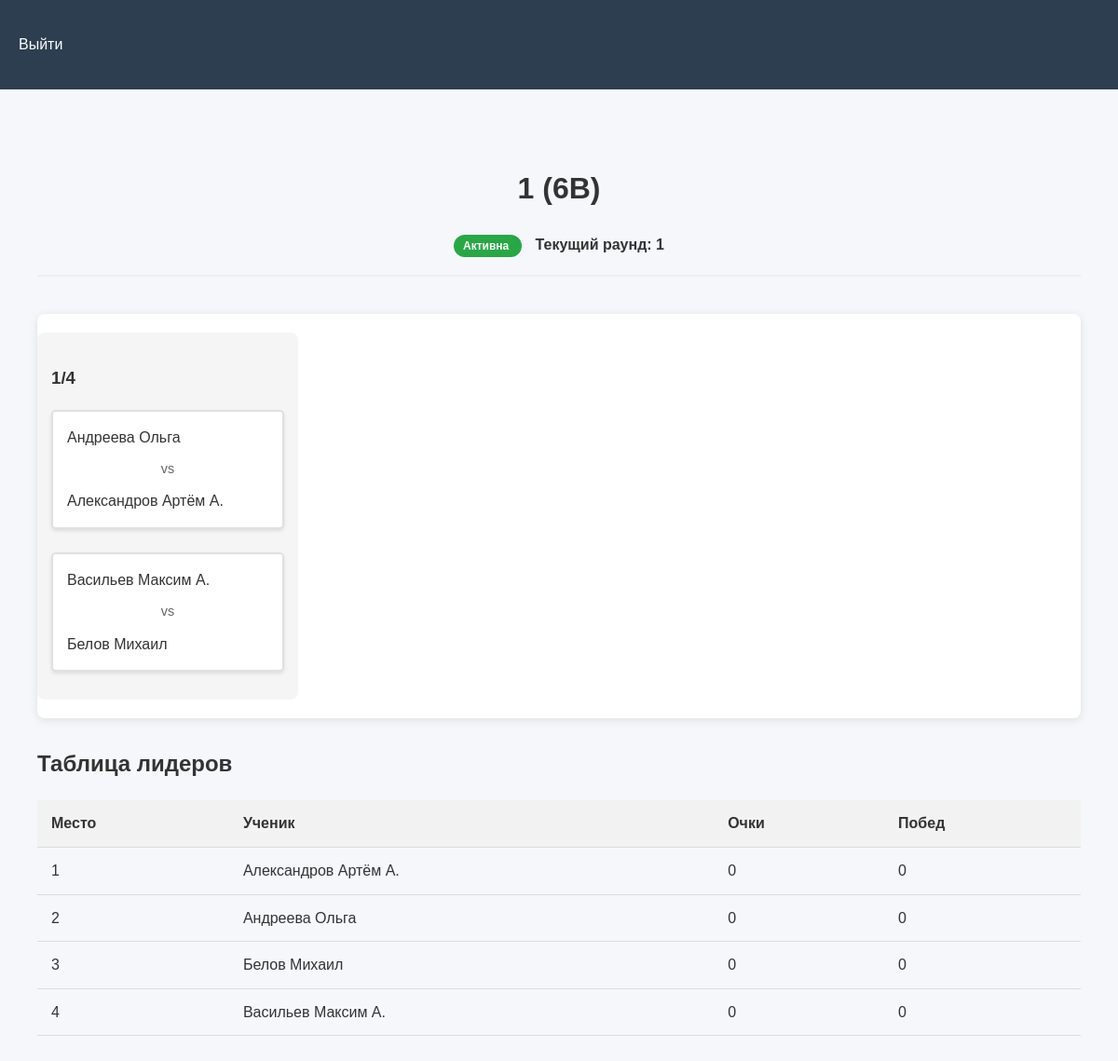
The app's page /duel/8 with its own data.
### tables this page shows
CREATE TABLE math_duels (
            id INTEGER PRIMARY KEY,
            class_id INTEGER NOT NULL,
            name TEXT NOT NULL,
            created_at TIMESTAMP DEFAULT CURRENT_TIMESTAMP,
            current_round INTEGER DEFAULT 1,
            status TEXT DEFAULT 'active',
            FOREIGN KEY (class_id) REFERENCES classes (id)
        );

CREATE TABLE classes (
            id INTEGER PRIMARY KEY,
            name TEXT NOT NULL UNIQUE
        );

CREATE TABLE duel_matches (
    id INTEGER PRIMARY KEY,
    duel_id INTEGER NOT NULL,
    round_number INTEGER NOT NULL,
    bracket_type TEXT NOT NULL CHECK(bracket_type IN ('1/64', '1/32', '1/16', '1/8', '1/4', '1/2', 'final')),
    student1_id INTEGER,
    student2_id INTEGER,
    task_id INTEGER,
    winner_id INTEGER,
    generated_task TEXT,          -- Добавлено для хранения сгенерированных заданий
    correct_answer TEXT,          -- Добавлено для хранения правильных ответов
    created_at TIMESTAMP DEFAULT CURRENT_TIMESTAMP,
    FOREIGN KEY (duel_id) REFERENCES math_duels(id),
    FOREIGN KEY (student1_id) REFERENCES students(id),
    FOREIGN KEY (student2_id) REFERENCES students(id),
    FOREIGN KEY (task_id) REFERENCES tasks(id),
    FOREIGN KEY (winner_id) REFERENCES students(id),
    CHECK (
        (student1_id IS NOT NULL OR student2_id IS NOT NULL) AND
        (winner_id IS NULL OR winner_id IN (student1_id, student2_id))
)
        );

CREATE TABLE students (
            id INTEGER PRIMARY KEY,
            name TEXT NOT NULL,
            class_id INTEGER,
            FOREIGN KEY (class_id) REFERENCES classes (id)
        );

CREATE TABLE duel_participants (
            duel_id INTEGER NOT NULL,
            student_id INTEGER NOT NULL,
            points INTEGER DEFAULT 0,
            position INTEGER DEFAULT 0,
            FOREIGN KEY (duel_id) REFERENCES math_duels (id),
            FOREIGN KEY (student_id) REFERENCES students (id),
            PRIMARY KEY (duel_id, student_id)
        );

### app.py (the view)
@app.route('/duel/<int:duel_id>')
def view_duel(duel_id):
    conn = create_connection()
    try:
        cursor = conn.cursor()
        cursor.execute("""
            SELECT md.*, c.name as class_name
            FROM math_duels md
            JOIN classes c ON md.class_id = c.id
            WHERE md.id = ?
        """, (duel_id,))
        duel = cursor.fetchone()
        cursor.execute("""
            SELECT dm.*,
                   s1.name as student1_name,
                   s2.name as student2_name,
                   t.title as task_title
            FROM duel_matches dm
            LEFT JOIN students s1 ON dm.student1_id = s1.id
            LEFT JOIN students s2 ON dm.student2_id = s2.id
            LEFT JOIN tasks t ON dm.task_id = t.id
            WHERE dm.duel_id = ?
            ORDER BY dm.round_number, dm.bracket_type
        """, (duel_id,))
        matches = cursor.fetchall()
        cursor.execute("""
            SELECT s.id, s.name, dp.points,
                   (SELECT COUNT(*) FROM duel_matches
                    WHERE (student1_id = s.id OR student2_id = s.id)
                    AND winner_id = s.id) as wins
            FROM duel_participants dp
            JOIN students s ON dp.student_id = s.id
            WHERE dp.duel_id = ?
            ORDER BY dp.points DESC
        """, (duel_id,))
        participants = cursor.fetchall()
        cursor.execute("SELECT id, title FROM tasks")
        all_tasks = cursor.fetchall()
        return render_template('view_duel.html',
                            duel=duel,
                            matches=matches,
                            participants=participants,
                            all_tasks=all_tasks)
    except Error as e:
        flash(f"Ошибка базы данных: {e}", "error")
        return redirect(url_for('admin_dashboard'))
    finally:
        conn.close()

### app.py (called while the page is built)
@app.before_request
def check_concurrent_users():
    if request.path.startswith('/student'):
        if len(session) > 40:
            abort(503, "Сервер перегружен, попробуйте позже")

### db.py (called while the page is built)
def create_connection(db_file="database.db"):
    conn = None
    try:
        conn = sqlite3.connect(
            db_file,
            timeout=30,  # 30 секунд ожидания при блокировке
            check_same_thread=False  # Для многопоточной работы
        )
        conn.row_factory = sqlite3.Row
        conn.execute("PRAGMA journal_mode=WAL")
        conn.execute("PRAGMA synchronous=NORMAL")
        return conn
    except Error as e:
        app.logger.error(f"Ошибка подключения: {e}")
        return None

### templates/view_duel.html (shortened to what this page needs)
{% extends "base.html" %}
{% block content %}
<div class="duel-container">
    <div class="duel-header">
        <h1>{{ duel.name }} ({{ duel.class_name }})</h1>
        <div class="duel-meta">
            <span class="badge {% if duel.status == 'active' %}badge-active{% else %}badge-finished{% endif %}">
                {% if duel.status == 'active' %}Активна{% else %}Завершена{% endif %}
            </span>
            <span class="current-round">Текущий раунд: {{ duel.current_round }}</span>
        </div>
    </div>
    <div class="tournament-bracket">
        {% for stage in ['1/64', '1/32', '1/16', '1/8', '1/4', '1/2', 'final'] %}
            {% set stage_matches = matches|selectattr('bracket_type', 'equalto', stage)|list %}
            {% if stage_matches %}
                <div class="bracket-stage">
                    <h3>{{ stage }}</h3>
                    <div class="matches-container">
                        {% for match in stage_matches %}
                            <div class="match {% if match.winner_id %}match-completed{% endif %}">
                                <div class="player {% if match.winner_id == match.student1_id %}winner{% endif %}">
                                    {{ match.student1_name or "TBD" }}
                                </div>
                                <div class="vs">vs</div>
                                <div class="player {% if match.winner_id == match.student2_id %}winner{% endif %}">
                                    {{ match.student2_name or "TBD" }}
                                </div>
                            </div>
                        {% endfor %}
                    </div>
                </div>
            {% endif %}
        {% endfor %}
    </div>
    <div class="leaderboard mt-4">
        <h2>Таблица лидеров</h2>
        <table class="table">
            <thead>
                <tr>
                    <th>Место</th>
                    <th>Ученик</th>
                    <th>Очки</th>
                    <th>Побед</th>
                </tr>
            </thead>
            <tbody>
                {% for participant in participants %}
                <tr>
                    <td>{{ loop.index }}</td>
                    <td>{{ participant.name }}</td>
                    <td>{{ participant.points }}</td>
                    <td>{{ participant.wins }}</td>
                </tr>
                {% endfor %}
            </tbody>
        </table>
    </div>
</div>
{% endblock %}

### static/style.css (style rules this page uses)
body { font-family: 'Arial', sans-serif; margin: 0; padding: 0; background-color: #f5f7fa; color: #333; line-height: 1.6; }
.badge { padding: 3px 8px; border-radius: 12px; font-size: 12px; }
.match { border: 1px solid #ddd; padding: 10px; border-radius: 5px; background: #f9f9f9; }
.vs { margin: 0 10px; color: #666; }
.match { position: relative; border: 2px solid #e0e0e0; border-radius: 8px; padding: 15px; margin-bottom: 15px; background: white; box-shadow: 0 2px 5px rgba(0,0,0,0.1); transition: all 0.3s ease; }
.player { padding: 5px; }
.vs { text-align: center; margin: 5px 0; color: #666; }
.tournament-bracket { margin-top: 40px; background: white; padding: 20px; border-radius: 8px; box-shadow: 0 2px 10px rgba(0,0,0,0.1); }
.bracket-stage { min-width: 250px; background: #f8f9fa; border-radius: 8px; padding: 15px; }
.matches-container { display: flex; flex-direction: column; gap: 10px; }
.vs { text-align: center; margin: 5px 0; color: #666; font-size: 0.9em; }

### templates/view_duel.html (style rules this page uses)
.duel-container { max-width: 1200px; margin: 0 auto; padding: 20px; }
.duel-header { text-align: center; margin-bottom: 30px; padding-bottom: 20px; border-bottom: 2px solid #eee; }
.badge { padding: 5px 10px; border-radius: 20px; font-weight: bold; }
.badge-active { background-color: #28a745; color: white; }
.current-round { margin-left: 15px; font-weight: bold; }
.tournament-bracket { display: flex; overflow-x: auto; gap: 20px; padding: 20px 0; margin-bottom: 30px; }
.bracket-stage { min-width: 250px; background: #f5f5f5; border-radius: 8px; padding: 15px; }
.matches-container { display: flex; flex-direction: column; gap: 10px; }
.match { background: white; padding: 10px; border-radius: 5px; box-shadow: 0 2px 4px rgba(0,0,0,0.1); }
.player { padding: 5px; }
.vs { text-align: center; margin: 5px 0; color: #666; }
.leaderboard table { width: 100%; border-collapse: collapse; }
.leaderboard th, .leaderboard td { padding: 12px 15px; text-align: left; border-bottom: 1px solid #ddd; }
.leaderboard th { background-color: #f2f2f2; font-weight: bold; }

### records on screen
math_duels: name "1", current_round "1"
classes: class_name "6В"
duel_matches: name "Андреева Ольга", name "Александров Артём А."
duel_matches: name "Васильев Максим А.", name "Белов Михаил"
duel_participants: name "Александров Артём А.", points "0", wins "0"
duel_participants: name "Андреева Ольга", points "0", wins "0"
duel_participants: name "Белов Михаил", points "0", wins "0"
duel_participants: name "Васильев Максим А.", points "0", wins "0"

### other values on screen
{{ stage }} "1/4"
